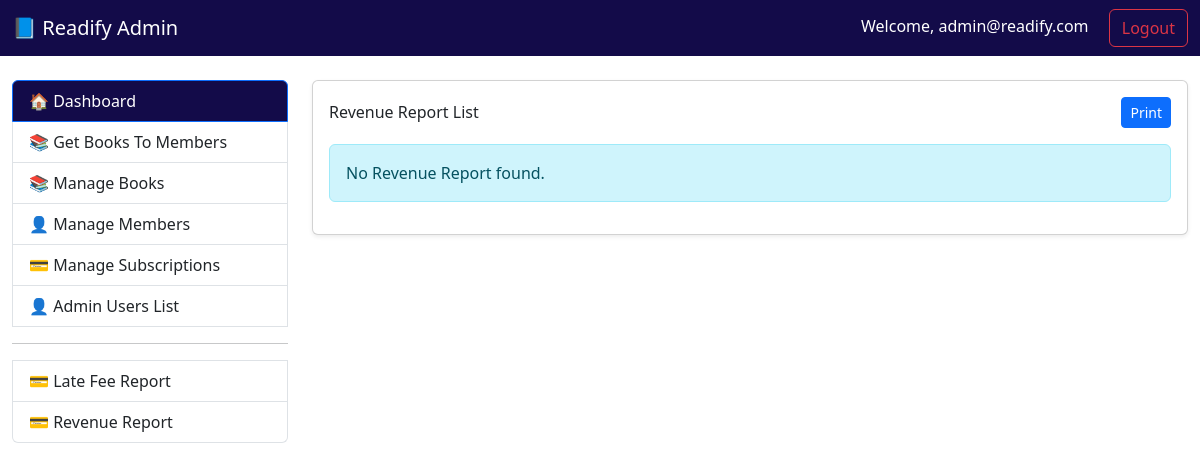
Before: /revenue (signed in) with the older database file.
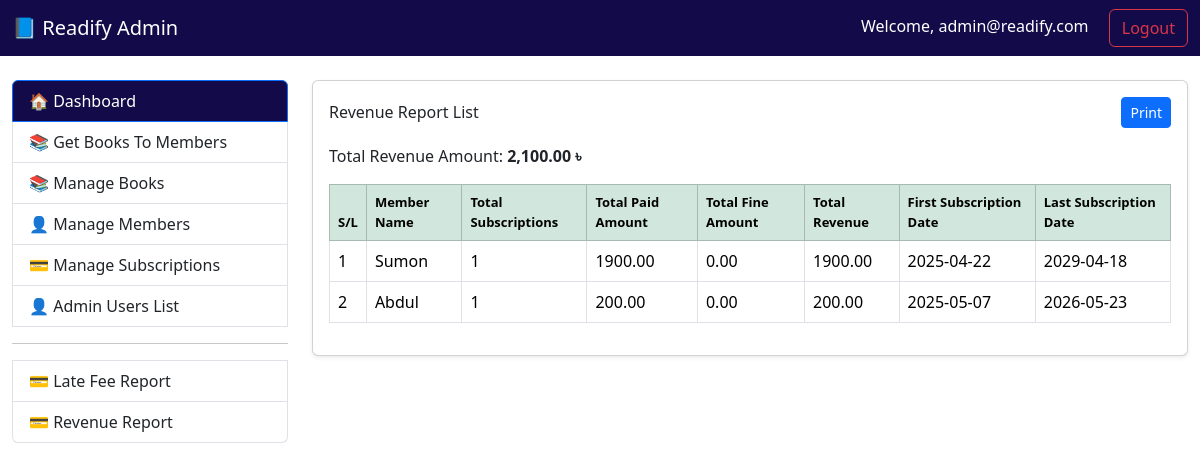
After: the same page with the newer database file.
### tables this page shows
CREATE TABLE `members` (
  `id` int(11) NOT NULL,
  `first_name` varchar(50) NOT NULL,
  `last_name` varchar(50) NOT NULL,
  `email` varchar(100) NOT NULL,
  `password` varchar(255) NOT NULL,
  `phone` varchar(15) DEFAULT NULL,
  `address` varchar(255) DEFAULT NULL,
  `verified_at` timestamp NULL DEFAULT NULL,
  `created_at` timestamp NOT NULL DEFAULT current_timestamp(),
  `updated_at` timestamp NOT NULL DEFAULT current_timestamp() ON UPDATE current_timestamp()
);

### core/Controller.php (called while the page is built, shortened)
<?php
abstract class Controller {
    protected function view($view, $data = []) {
        extract($data);
        require_once "../views/{$view}.php";
    }
}

### controllers/CustomerSubscriptionsController.php (called while the page is built, shortened)
<?php
require_once '../core/Controller.php';
require_once '../models/CustomerSubscriptions.php';
class CustomerSubscriptionsController extends Controller {
    public function revenue() {
        try {
            $bookModel = new CustomerSubscriptions();
            $getRevenue = $bookModel->getRevenue();
            return $this->view('revenue', [
                'getRevenue' => $getRevenue,
            ]);
        } catch (\Exception $e) {
            error_log($e->getMessage());
            echo "An error occurred while loading the page.";
        }
    }
}

### public/index.php (called while the page is built, shortened)
<?php
require_once '../routes/web.php';

### core/Model.php (called while the page is built, shortened)
<?php
require_once __DIR__ . '/../config/Database.php';
abstract class Model {
    public function __construct() {
        $database = new Database();
        $database->connect();
        $this->db = $database->pdo;
    }
}

### config/Database.php (called while the page is built, shortened)
<?php
class Database {
    public function connect() {
        $host = 'localhost';
        $db = 'readify';
        $user = 'root';
        $pass = '';
        $charset = 'utf8mb4';
        $dsn = "mysql:host=$host;dbname=$db;charset=$charset";
        try {
            $this->pdo = new PDO($dsn, $user, $pass);
            $this->pdo->setAttribute(PDO::ATTR_ERRMODE, PDO::ERRMODE_EXCEPTION);
            return $this->pdo;
        } catch (PDOException $e) {
            die("Connection failed: " . $e->getMessage());
        }
    }
}

### models/CustomerSubscriptions.php (called while the page is built, shortened)
<?php
require_once '../core/Model.php';
class CustomerSubscriptions extends Model {
    public function getRevenue() {
        try {
            $stmt = $this->db->prepare("
                CALL sp_subscription_revenue_report()
            ");
            $stmt->execute();
            return $stmt->fetchAll(PDO::FETCH_OBJ);
        } catch (PDOException $e) {
            error_log($e->getMessage());
            return [];
        }
    }
}
?>

### views/revenue.php (the view, shortened to what the changed rows need)
<?php
require_once 'layouts/page-header.php';
?>
<div class="container-fluid mt-4">
    <div class="row mt-4">
        <div class="col-md-9">
            <div class="card shadow-sm">
                <div class="card-body" id="printableArea">
                    <div class="d-flex justify-content-between align-items-center mb-3 no-print">
                        <h6 class="mb-0">Revenue Report List</h6>
                        <button class="btn btn-primary btn-sm" id="print">Print</button>
                    </div>
                    <?php if (!empty($getRevenue)) : ?>
                        <?php
                        $totalRevenueAmount = 0;
                        foreach ($getRevenue as $row) {
                            $totalRevenueAmount += $row->total_revenue;
                        }
                        ?>
                        <p>Total Revenue Amount: <b><?= number_format($totalRevenueAmount, 2) ?> ৳</b></p>
                        <div class="table-responsive">
                            <table class="table table-bordered table-hover align-middle">
                                <thead class="table-success">
                                    <tr>
                                        <th>S/L</th>
                                        <th>Member Name</th>
                                        <th>Total Subscriptions</th>
                                        <th>Total Paid Amount</th>
                                        <th>Total Fine Amount</th>
                                        <th>Total Revenue</th>
                                        <th>First Subscription Date</th>
                                        <th>Last Subscription Date</th>
                                    </tr>
                                </thead>
                                <tbody>
                                    <?php foreach ($getRevenue as $i => $subs) : ?>
                                        <tr>
                                            <td><?= htmlspecialchars($i + 1) ?></td>
                                            <td><?= htmlspecialchars($subs->member_name) ?></td>
                                            <td><?= htmlspecialchars($subs->total_subscriptions) ?></td>
                                            <td><?= htmlspecialchars($subs->total_paid_amount) ?></td>
                                            <td><?= htmlspecialchars($subs->total_fine_amount) ?></td>
                                            <td><?= htmlspecialchars($subs->total_revenue) ?></td>
                                            <td><?= htmlspecialchars($subs->first_subscription_date) ?></td>
                                            <td><?= htmlspecialchars($subs->last_subscription_date) ?></td>
                                        </tr>
                                    <?php endforeach; ?>
                                </tbody>
                            </table>
                        </div>
                    <?php else : ?>
                        <div class="alert alert-info">No Revenue Report found.</div>
                    <?php endif; ?>
                </div>
            </div>
        </div>
    </div>
</div>
<?php require_once 'layouts/page-footer.php'; ?>

Changed rows visible on the page:
now on this page (row edited): members: first_name "Sumon", total_subscriptions "1", total_paid_amount "1900.00", total_fine_amount "0.00", total_revenue "1900.00", first_subscription_date "2025-04-22", last_subscription_date "2029-04-18"
added members: first_name "Abdul", total_subscriptions "1", total_paid_amount "200.00", total_fine_amount "0.00", total_revenue "200.00", first_subscription_date "2025-05-07", last_subscription_date "2026-05-23"
Other visible differences:
$totalRevenueAmount: (not shown) → "2,100.00"
text no longer shown: "No Revenue Report found."
text now shown: "Total Revenue Amount: ৳ S/L Member Name Total Subscriptions Total Paid Amount Total Fine Amount Total Revenue First Subscription Date Last Subscription Date"
